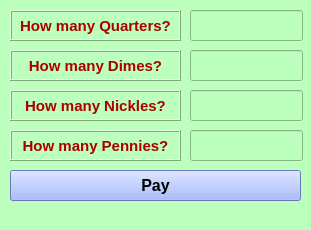
<?xml version="1.0" encoding="UTF-8"?>
<ui version="4.0">
 <class>MainWindow</class>
 <widget class="QMainWindow" name="MainWindow">
  <property name="geometry">
   <rect>
    <x>0</x>
    <y>0</y>
    <width>311</width>
    <height>230</height>
   </rect>
  </property>
  <property name="windowTitle">
   <string>MainWindow</string>
  </property>
  <property name="styleSheet">
   <string notr="true">background-color: rgb(189, 255, 188);</string>
  </property>
  <widget class="QWidget" name="centralwidget">
   <widget class="QLabel" name="q_label">
    <property name="geometry">
     <rect>
      <x>10</x>
      <y>10</y>
      <width>171</width>
      <height>31</height>
     </rect>
    </property>
    <property name="font">
     <font>
      <pointsize>11</pointsize>
      <weight>75</weight>
      <bold>true</bold>
     </font>
    </property>
    <property name="styleSheet">
     <string notr="true">color: rgb(170, 0, 0);</string>
    </property>
    <property name="frameShape">
     <enum>QFrame::Box</enum>
    </property>
    <property name="frameShadow">
     <enum>QFrame::Raised</enum>
    </property>
    <property name="text">
     <string>How many Quarters?</string>
    </property>
    <property name="alignment">
     <set>Qt::AlignCenter</set>
    </property>
   </widget>
   <widget class="QLabel" name="d_label">
    <property name="geometry">
     <rect>
      <x>10</x>
      <y>50</y>
      <width>171</width>
      <height>31</height>
     </rect>
    </property>
    <property name="font">
     <font>
      <pointsize>11</pointsize>
      <weight>75</weight>
      <bold>true</bold>
     </font>
    </property>
    <property name="styleSheet">
     <string notr="true">color: rgb(170, 0, 0);</string>
    </property>
    <property name="frameShape">
     <enum>QFrame::Box</enum>
    </property>
    <property name="frameShadow">
     <enum>QFrame::Raised</enum>
    </property>
    <property name="text">
     <string>How many Dimes?</string>
    </property>
    <property name="alignment">
     <set>Qt::AlignCenter</set>
    </property>
   </widget>
   <widget class="QLabel" name="n_label">
    <property name="geometry">
     <rect>
      <x>10</x>
      <y>90</y>
      <width>171</width>
      <height>31</height>
     </rect>
    </property>
    <property name="font">
     <font>
      <pointsize>11</pointsize>
      <weight>75</weight>
      <bold>true</bold>
     </font>
    </property>
    <property name="styleSheet">
     <string notr="true">color: rgb(170, 0, 0);</string>
    </property>
    <property name="frameShape">
     <enum>QFrame::Box</enum>
    </property>
    <property name="frameShadow">
     <enum>QFrame::Raised</enum>
    </property>
    <property name="text">
     <string>How many Nickles?</string>
    </property>
    <property name="alignment">
     <set>Qt::AlignCenter</set>
    </property>
   </widget>
   <widget class="QLabel" name="p_label">
    <property name="geometry">
     <rect>
      <x>10</x>
      <y>130</y>
      <width>171</width>
      <height>31</height>
     </rect>
    </property>
    <property name="font">
     <font>
      <pointsize>11</pointsize>
      <weight>75</weight>
      <bold>true</bold>
     </font>
    </property>
    <property name="styleSheet">
     <string notr="true">color: rgb(170, 0, 0);</string>
    </property>
    <property name="frameShape">
     <enum>QFrame::Box</enum>
    </property>
    <property name="frameShadow">
     <enum>QFrame::Raised</enum>
    </property>
    <property name="text">
     <string>How many Pennies?</string>
    </property>
    <property name="alignment">
     <set>Qt::AlignCenter</set>
    </property>
   </widget>
   <widget class="QPushButton" name="pay_button">
    <property name="geometry">
     <rect>
      <x>10</x>
      <y>170</y>
      <width>291</width>
      <height>31</height>
     </rect>
    </property>
    <property name="font">
     <font>
      <pointsize>12</pointsize>
      <weight>75</weight>
      <bold>true</bold>
     </font>
    </property>
    <property name="styleSheet">
     <string notr="true">background-color: rgb(143, 169, 255);</string>
    </property>
    <property name="text">
     <string>Pay</string>
    </property>
   </widget>
   <widget class="QLineEdit" name="q_line">
    <property name="geometry">
     <rect>
      <x>190</x>
      <y>10</y>
      <width>113</width>
      <height>31</height>
     </rect>
    </property>
    <property name="font">
     <font>
      <pointsize>11</pointsize>
      <weight>75</weight>
      <bold>true</bold>
     </font>
    </property>
    <property name="text">
     <string/>
    </property>
    <property name="alignment">
     <set>Qt::AlignCenter</set>
    </property>
   </widget>
   <widget class="QLineEdit" name="d_line">
    <property name="geometry">
     <rect>
      <x>190</x>
      <y>50</y>
      <width>113</width>
      <height>31</height>
     </rect>
    </property>
    <property name="font">
     <font>
      <pointsize>11</pointsize>
      <weight>75</weight>
      <bold>true</bold>
     </font>
    </property>
    <property name="text">
     <string/>
    </property>
    <property name="alignment">
     <set>Qt::AlignCenter</set>
    </property>
   </widget>
   <widget class="QLineEdit" name="n_line">
    <property name="geometry">
     <rect>
      <x>190</x>
      <y>90</y>
      <width>113</width>
      <height>31</height>
     </rect>
    </property>
    <property name="font">
     <font>
      <pointsize>11</pointsize>
      <weight>75</weight>
      <bold>true</bold>
     </font>
    </property>
    <property name="text">
     <string/>
    </property>
    <property name="alignment">
     <set>Qt::AlignCenter</set>
    </property>
   </widget>
   <widget class="QLineEdit" name="p_line">
    <property name="geometry">
     <rect>
      <x>190</x>
      <y>130</y>
      <width>113</width>
      <height>31</height>
     </rect>
    </property>
    <property name="font">
     <font>
      <pointsize>11</pointsize>
      <weight>75</weight>
      <bold>true</bold>
     </font>
    </property>
    <property name="text">
     <string/>
    </property>
    <property name="alignment">
     <set>Qt::AlignCenter</set>
    </property>
   </widget>
  </widget>
  <widget class="QStatusBar" name="statusbar"/>
 </widget>
 <resources/>
 <connections/>
</ui>
